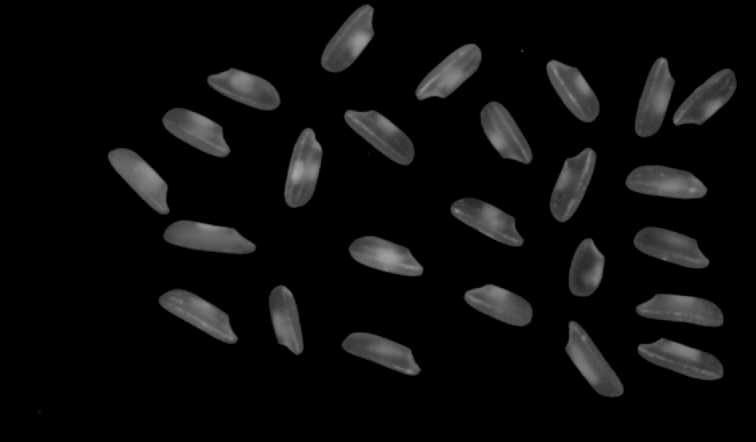
#> input picture images/rice.png, 756 x 442 px, found by its file name
$ python OpencvDemo047.py
#> lines starting #> are read from the running program, lines starting #| are printed output that depends on the picture; after the words box and inside, x2 and y2 are one past the last pixel; in counts of white or black regions, pixels touching at a corner belong together
#!/usr/bin/env python3
#coding = utf-8

import logging
import numpy as np
import cv2 as cv

# 二值图像连通组件状态统计
def OpencvDemo047():
    logging.basicConfig(level=logging.DEBUG)

    src = cv.imread("images/rice.png")
#> src is the input picture: shape (442, 756, 3); min 0, max 167, mean 12.3
    if src is None:
        logging.error("could not load an image!")
        return cv.Error.StsError

    dst = connected_components_with_stats_demo(src)

    h, w, ch = src.shape
    result = np.zeros([h * 2, w, ch], dtype=src.dtype)
    result[0 : h, 0 : w, :] = src
    result[h : h * 2, 0 : w, :] = dst
    cv.putText(result, "original image", (10, 30), cv.FONT_ITALIC, 1.0, (0, 0, 255), 2)
    cv.putText(result, "labeled image", (10, h + 30), cv.FONT_ITALIC, 1.0, (0, 0, 255), 2)
    cv.imshow("connected components with statistics", result)

    cv.waitKey(0)

    cv.destroyAllWindows()

    return cv.Error.StsOk

def connected_components_with_stats_demo(src):
    blurred = cv.GaussianBlur(src, (3, 3), 0)
    gray = cv.cvtColor(blurred, cv.COLOR_BGR2GRAY)
    _, binary = cv.threshold(gray, 0, 255, cv.THRESH_BINARY | cv.THRESH_OTSU)
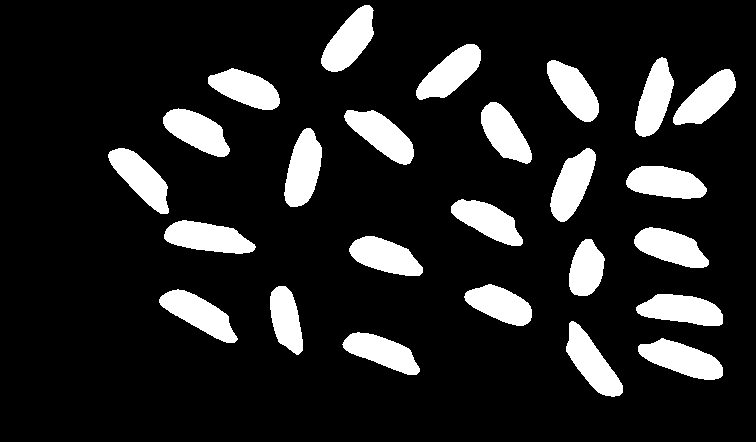
#> binary: shape (442, 756); 14.2% white; 25 white regions, largest, box (x1, y1, x2, y2) and area: (164, 220, 256, 254) 2068, (638, 338, 723, 380) 2064, (284, 128, 322, 207) 2041

    # extract labels
    num_labels, _, stats, centroids = cv.connectedComponentsWithStats(binary, connectivity=8, ltype=cv.CV_32S)
#> num_labels = 26; stats = 26 rows, first 6: [0, 0, 756, 442, 286548], [321, 5, 53, 67, 2022], [416, 44, 65, 56, 1955], [635, 57, 39, 80, 1900], [547, 60, 52, 62, 1844], [208, 68, 72, 42, 1861]; centroids = 26 pairs, first value 140.5 to 706.3, second value 40.21 to 362.3
    logging.info("number of foreground labels: {:d}".format(num_labels - 1))

    colors = [0] * num_labels
#> colors = 26 values from 0 to 0

    # background color
    colors[0] = (0, 0, 0)

    # foreground colors
    for i in range(1, num_labels):
        colors[i] = (np.random.randint(0, 256), np.random.randint(0, 256), np.random.randint(0, 256))
#> after the loop, colors = 26 items, first 6: (0, 0, 0), (172, 47, 117), (192, 67, 251), (195, 103, 9), (211, 21, 242), (36, 87, 70)

    # extract statistics info
    dst = np.copy(src)
    for i in range(1, num_labels):
        x, y, w, h, area = stats[i]

        cv.rectangle(dst, (x, y, w, h), colors[i], 1, cv.LINE_8, 0)
        cv.putText(dst, "index: {:d}".format(i), (x, y), cv.FONT_HERSHEY_SIMPLEX, .5, (0, 0, 255), 1)
        logging.info("index: {:d}, area: {:d}".format(i, area))

        cx, cy = np.int32(centroids[i])

        cv.circle(dst, (cx, cy), 2, (0, 255, 0), 2, cv.LINE_8, 0)
#> this loop made 25 passes
#> (x, y, w, h, area, cx, cy) on passes 1 to 12: (321, 5, 53, 67, 2022, 348, 40), (416, 44, 65, 56, 1955, 450, 72), (635, 57, 39, 80, 1900, 654, 98), (547, 60, 52, 62, 1844, 573, 90), (208, 68, 72, 42, 1861, 245, 88), (673, 69, 63, 56, 1885, 706, 98), (481, 102, 51, 62, 1831, 504, 133), (163, 108, 67, 49, 1916, 196, 131), (344, 110, 70, 55, 2017, 381, 134), (284, 128, 38, 79, 2041, 302, 169), (108, 148, 61, 66, 1970, 140, 177), (550, 148, 46, 74, 1966, 571, 184)
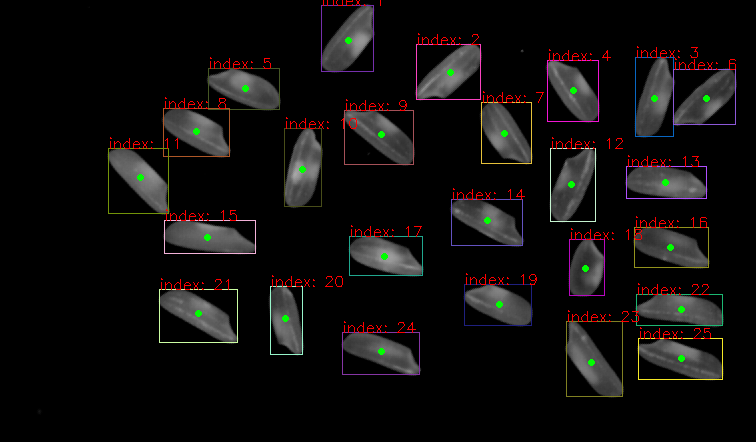
#> dst: shape (442, 756, 3); 2.84% of pixels changed, all inside (x1, y1, x2, y2) = (108, 0, 736, 397)

    return dst

if __name__ == "__main__":
    OpencvDemo047()
#> in OpencvDemo047, `result[0 : h, 0 : w, :] = src`:
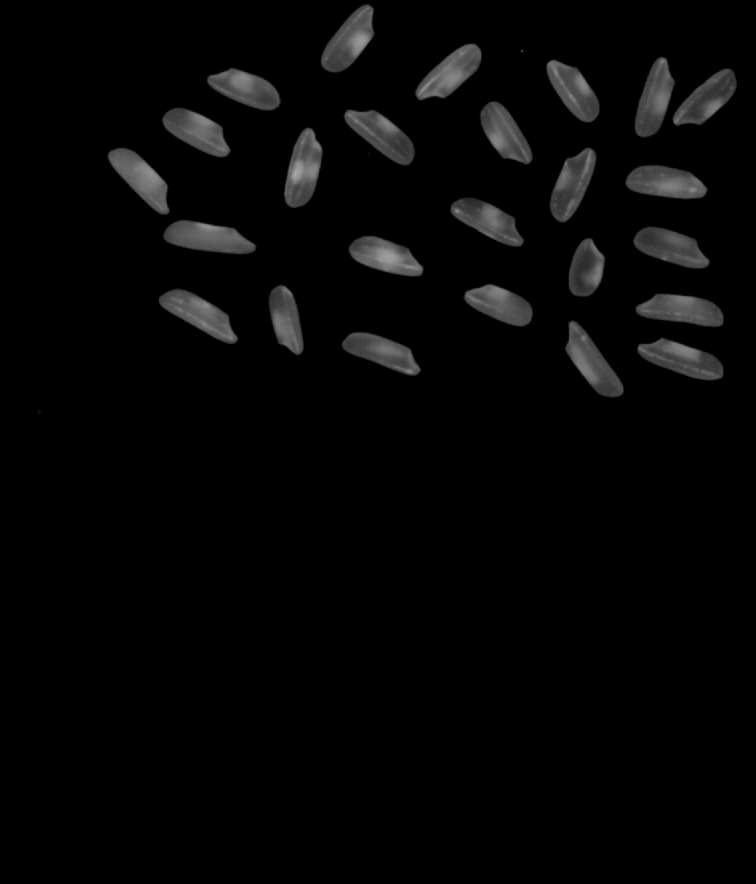
#> result: shape (884, 756, 3); min 0, max 167, mean 6.2
#> in OpencvDemo047, `cv.putText(result, "labeled image", (10, h + 30), cv.FONT_ITALIC, 1.0,..`:
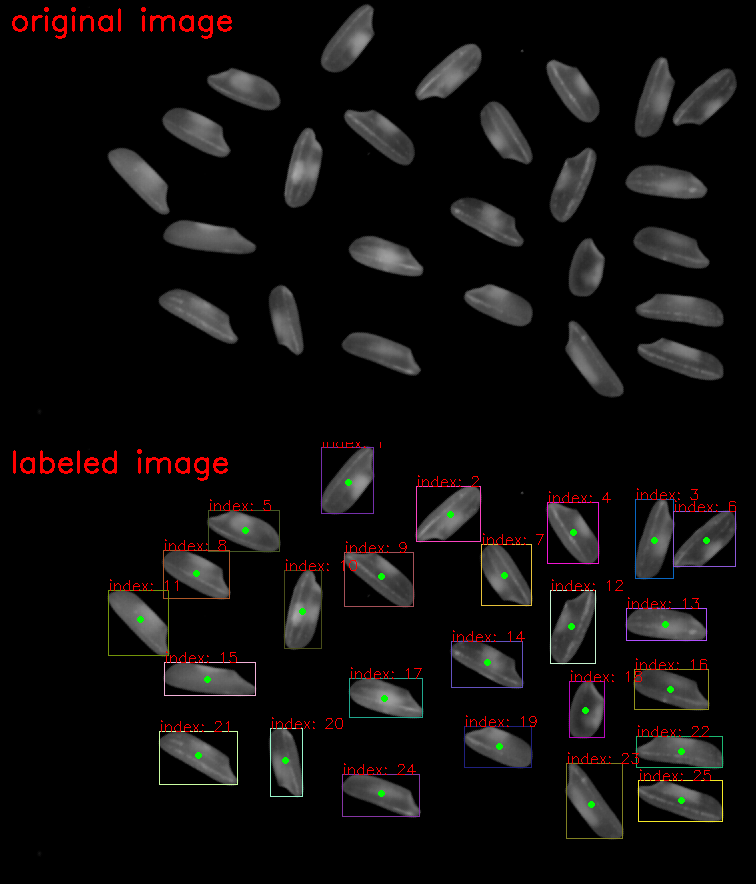
#> result: shape (884, 756, 3); mean B, G, R 13.1, 13.4, 15.7

# end of file

$ run again, with images/abc.png copied over images/rice.png
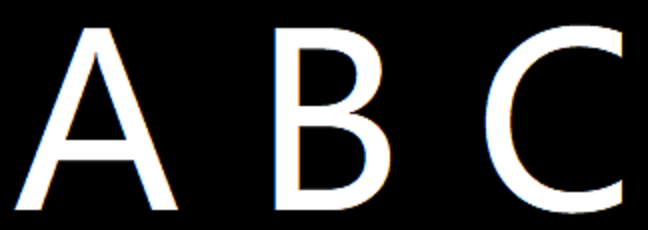
#> input picture images/abc.png, 648 x 230 px, found by its file name
#> in OpencvDemo047, src is the input picture: shape (230, 648, 3); mean B, G, R 50.8, 50.8, 50.8
#> in connected_components_with_stats_demo, `_, binary = cv.threshold(gray, 0, 255, cv.THRESH_BINARY | cv.THRESH_OT..`:
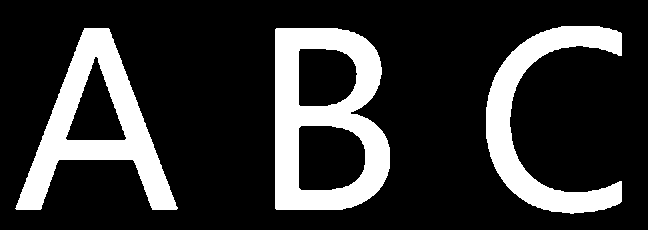
#> binary: shape (230, 648); 20% white; 3 white regions, box (x1, y1, x2, y2) and area: (275, 28, 390, 210) 11758, (15, 28, 178, 210) 9966, (486, 26, 622, 214) 8045
#> num_labels = 4; stats = [[0, 0, 648, 230, 119271], [486, 26, 136, 188, 8045], [15, 28, 163, 182, 9966], [275, 28, 115, 182, 11758]]; centroids = [[327.6, 112.7], [541.9, 120], [96.23, 127.1], [325.2, 118.7]]
#> in connected_components_with_stats_demo, `colors = [0] * num_labels`: colors = [0, 0, 0, 0]
#> after the loop in connected_components_with_stats_demo, `for i in range(1, num_labels):`: colors = [(0, 0, 0), (172, 47, 117), (192, 67, 251), (195, 103, 9)]
#> the loop in connected_components_with_stats_demo, `for i in range(1, num_labels):` made 3 passes
#> (x, y, w, h, area, cx, cy) on passes 1 to 3: (486, 26, 136, 188, 8045, 541, 119), (15, 28, 163, 182, 9966, 96, 127), (275, 28, 115, 182, 11758, 325, 118)
#> in OpencvDemo047, `cv.putText(result, "labeled image", (10, h + 30), cv.FONT_ITALIC, 1.0,..`:
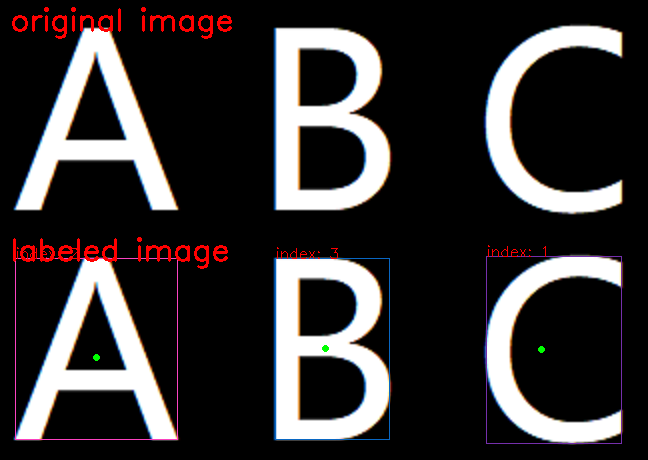
#> result: shape (460, 648, 3); mean B, G, R 51.4, 50.9, 54.1
